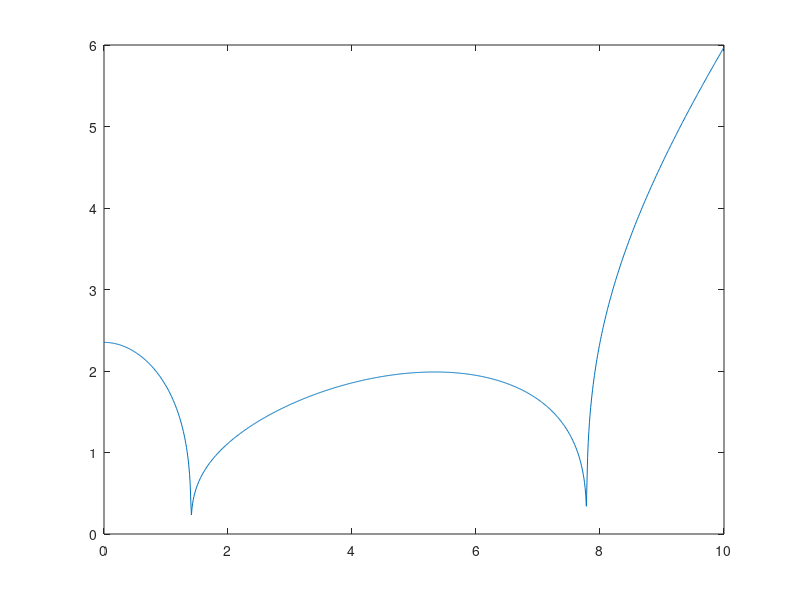

Reproduce this figure in MATLAB. (Note: this script raises an error after producing the figure.)
%% 7_1
clc; clear;
t_start = 0;
t_end = 10;
Ts = 0.1;
t = t_start:Ts:t_end;
x = sin(t/2);

plot(t,x)

%% 7_2
clc; clear;
t_start = 0;
t_end = 10;
Ts = 0.01;
t = t_start:Ts:t_end;
x = cos(2*pi*t);

plot(t,x)


%% 7_3
clc; clear;
t_start = 0;
t_end = 10;
Ts = 0.01;
t = t_start:Ts:t_end;
a=1;
x =  a*( (t>4)&(t<7) );

plot(t,x)
ylim([0 2])

%% 7_4
clc; clear;
t_start = 0;
t_end = 10;
Ts = 0.1;
t = t_start:Ts:t_end;
x = 1-exp(-t);

plot(t,x)


%% 7_5
clc; clear;
t_start = 0;
t_end = 10;
Ts = 0.01;
t = t_start:Ts:t_end;
x = t.*log(t)-2*t;

plot(t,x)


%% 7_6
clc; clear;
t_start = 0;
t_end = 10;
Ts = 0.01;
t = t_start:Ts:t_end;
x = (t.^3 - 8*(t.^2) + 13).^(1/3);

plot(t,x)


%% 7_7
clc; clear;
t_start = 0;
t_end = 10;
Ts = 0.01;
t = t_start:Ts:t_end;
x = dirac(t);
idt = x == Inf; x(idt) = 1;

plot(t,x)

%% 7_8
clc; clear;
t_start = 0;
t_end = 10;
Ts = 0.01;
t = t_start:Ts:t_end;
a=1; b=-1;
x = a*( (t>2)&(t<4) ) + b*( (t>6)&(t<8) );

x1 = F(t-2)-F(t-4)-F(t-6)+F(t-8);
plot(t,x1,t,x)
ylim([-1.5 1.5])


%% 8
clc; clear;
y0 = [1;1.5;2;3;4];
tspan = [0 10];
for i=1:length(y0)
    [t, y] = ode45(@myODE, tspan, y0(i));
    figure
    plot(t,y)
end


%% 9_1
clc; clear;
sys = tf(1, [0.02, 0.2, 1]);
Ts = 0.01;
t = 0:Ts:10;
t_step = 0:Ts:1;
sz = size(t_step);
sz = sz(:,2)-1;
u = [zeros(1,2*sz) ones(1,2*sz) zeros(1,2*sz) -1.*ones(1,2*sz) zeros(1,2*sz) 0];
y = lsim(sys,u,t);

plot(t,y)
title("Using lsim function")

%% 9_2
clc; clear;
Ts = 0.01;
t = 0:Ts:10;
U = heaviside(t-2) - heaviside(t-4) - heaviside(t-6) + heaviside(t-8);
Y = zeros(size(t));
h = Ts;
for i = 2:length(t)
    if (i == 2)
        Y(i) = (2 * Y(i - 1) + 15 * h * Y(i - 1) + 50 * h^2 * U(i)) / (50 * h^2 + 15 * h + 1);
    else
        Y(i) = (2 * Y(i - 1) + 15 * h * Y(i - 1) - Y(i - 2) + 50 * h^2 * U(i)) / (50 * h^2 + 15 * h + 1);
    end
end

plot(t,Y)
title("Using Backward Euler")
ylim([-2,2])

%% functions

function data = F(t)
    data = ( 1 - 2*exp(-5*t) + exp(-10*t) ).*( t>0 );
end

function dydt = myODE(t, y)
dydt = y.^2 - 3.*y;
end